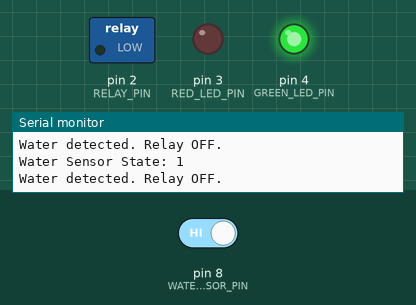
Bench run of a sketch on a simulated Arduino Uno, built with avr-gcc and run on an emulated ATmega328P. On the bench: switched loads named in the sketch (green lamp = pin HIGH), output pins drawn as LEDs (lit = HIGH), the last lines printed to the serial monitor. The inputs (shaded band) are chosen by the test bench; at power-on: pin 8 (WATER_SENSOR_PIN) HIGH.

Above: at 1.8 s.
1.9 s: pin 8 (WATER_SENSOR_PIN) driven LOW
At 2.4 s:
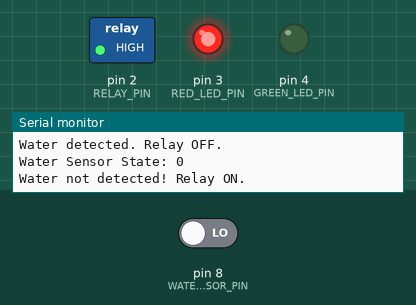
3.5 s: pin 8 (WATER_SENSOR_PIN) driven HIGH
At 4.8 s:
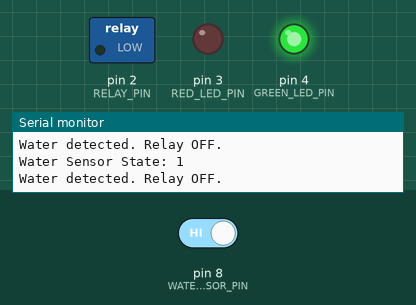
Timing chart, 0 to 6.5 s (numbered marks = the images above; inputs shaded):
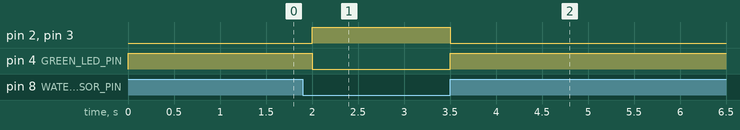

The sketch:

Watersystem.ino
```cpp
#define WATER_SENSOR_PIN 8  // Digital pin connected to water sensor D0
#define RELAY_PIN 2         // Digital pin connected to relay module
#define RED_LED_PIN 3       // Red LED pin
#define GREEN_LED_PIN 4     // Green LED pin

void setup() {
  pinMode(WATER_SENSOR_PIN, INPUT);   // Water sensor as input
  pinMode(RELAY_PIN, OUTPUT);         // Relay as output
  pinMode(RED_LED_PIN, OUTPUT);       // Red LED as output
  pinMode(GREEN_LED_PIN, OUTPUT);     // Green LED as output

  digitalWrite(RELAY_PIN, LOW);       // Ensure relay starts OFF
  digitalWrite(RED_LED_PIN, LOW);     // Start with LEDs OFF
  digitalWrite(GREEN_LED_PIN, LOW);

  Serial.begin(9600);                 // Initialize Serial Monitor
}

void loop() {
  int sensorState = digitalRead(WATER_SENSOR_PIN); // Read water sensor (HIGH or LOW)

  Serial.print("Water Sensor State: ");
  Serial.println(sensorState); // Print state to Serial Monitor

  if (sensorState == LOW) {
    digitalWrite(RELAY_PIN, HIGH);        // Turn relay ON
    digitalWrite(RED_LED_PIN, HIGH);      // Red LED ON
    digitalWrite(GREEN_LED_PIN, LOW);     // Green LED OFF
    Serial.println("Water not detected! Relay ON.");
  } else {
    digitalWrite(RELAY_PIN, LOW);         // Turn relay OFF
    digitalWrite(RED_LED_PIN, LOW);       // Red LED OFF
    digitalWrite(GREEN_LED_PIN, HIGH);    // Green LED ON
    Serial.println("Water detected. Relay OFF.");
  }

  delay(500); // Small delay for stability
}
```

Measured:
- after the input at 1.9 s, pin 2 (RELAY_PIN), pin 3 (RED_LED_PIN): LOW → HIGH after 0.10 s; pin 4 (GREEN_LED_PIN): HIGH → LOW after 0.10 s
- after the input at 3.5 s, pin 2 (RELAY_PIN), pin 3 (RED_LED_PIN): HIGH → LOW at once; pin 4 (GREEN_LED_PIN): LOW → HIGH at once
